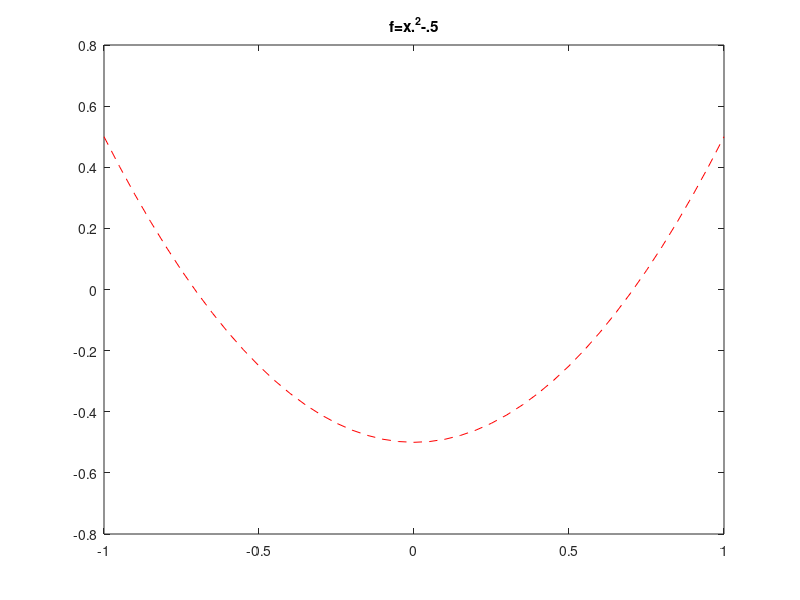
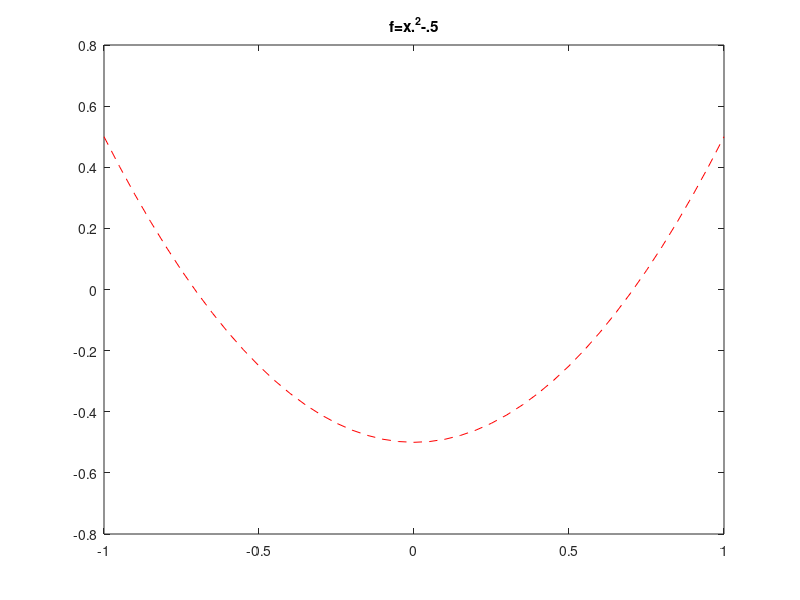
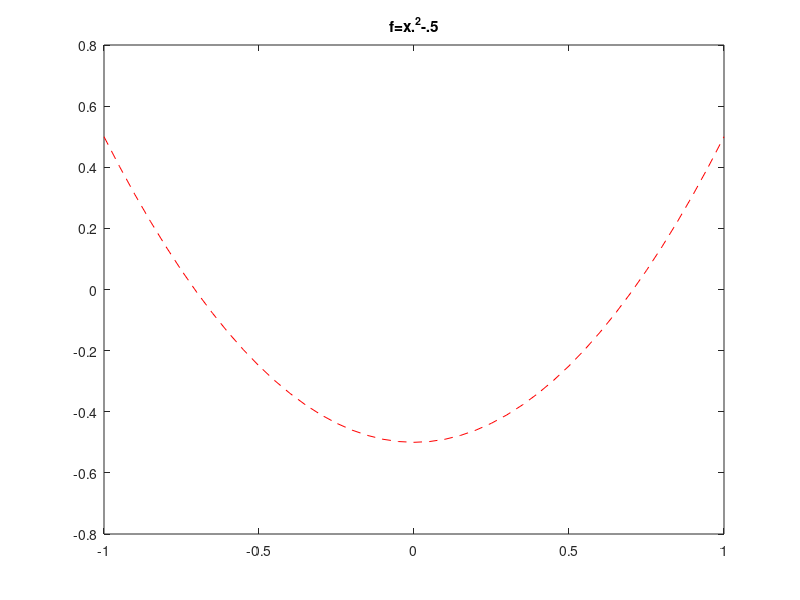
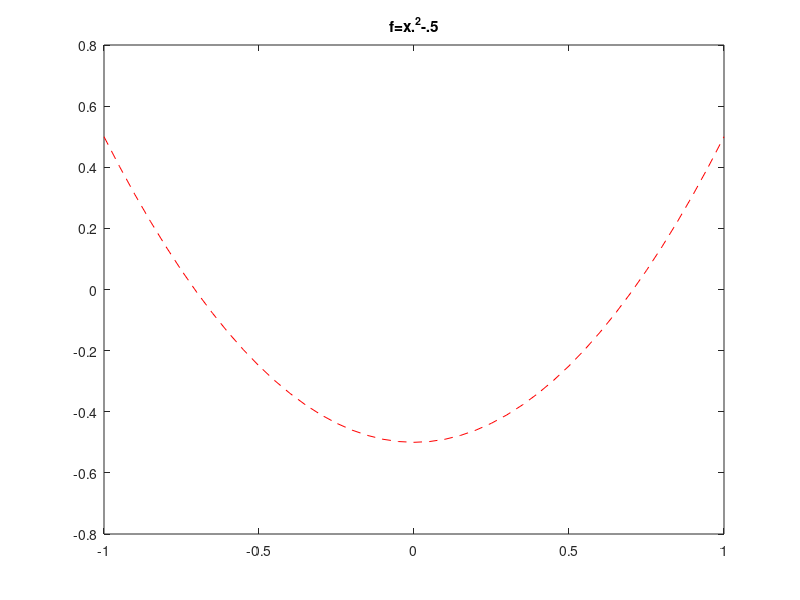

MATLAB code for these plots, in order:
close all
clear all
clc

disp('ex a')
x=-1:0.05:1;
f=x.^2-.5;
fig=figure;
plot(x,f,'r--')
title('f=x.^2-.5');
savefig('first_function0')
savefig(fig, 'first_function1')
saveas(fig,'first_function2')
saveas(fig,'first_function3','eps')
saveas('first_function4')
pause
close

%%
%plot the function f=sin(s*x) in different colors with legend

disp('ex b')
x=linspace(0,2*pi, 1000);

colors = ['b','g','r','y'];
for s=1:4
    y=sin(s*x);
    figure;
    p=plot(x,y,'Color',colors(s));
    legend( sprintf('s = %f', s) );
    
end
pause
close all
%plot the function f without lines but as little black circles centered in
%x=n/10

%%


disp('ex c')
n=(0:1000) /100;
g=sin(2*pi*n);
figure;
scatter(n,g,'k')
pause
close all